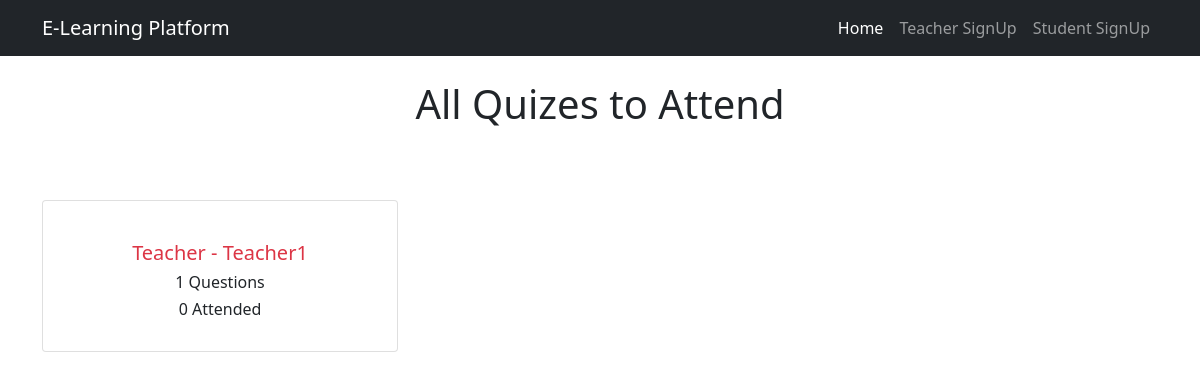
The page /quizes/allQuizes/ on the database its author committed.
### App_Quiz/models.py (models this page shows)
class PublishedQuiz(models.Model):
    quiz=models.ForeignKey(Quiz,on_delete=models.CASCADE,related_name='quiz_published')
    total_attendees=models.ManyToManyField(Student,blank=True)
    quiz_marks=models.IntegerField(blank=True,null=True)
    published=models.BooleanField(default=False)
    class Meta:
        db_table='Published_Quizes'
        verbose_name_plural='Published_Quizes'

class Quiz(models.Model):
    creator=models.ForeignKey(Teacher,on_delete=models.CASCADE,related_name='quiz_creator')
    participiants=models.ManyToManyField(Student,blank=True)
    quiz=models.ManyToManyField(Question)
    created=models.BooleanField(default=False)
    created_at_date=models.DateTimeField(auto_now_add=True)
    class Meta:
        db_table='Quiz'
        verbose_name_plural='Quiz'

### App_Login/models.py (models this page shows, shortened)
class Teacher(models.Model):
    user=models.OneToOneField(User,on_delete=models.CASCADE,related_name='teacher')
    instituion=models.CharField(max_length=264,blank=True)
    date_joined=models.DateTimeField(auto_now_add=True)
    class Meta:
        verbose_name_plural='Teacher'
        db_table = 'Teacher'
    def __str__(self):
        return self.user.username

class User(AbstractBaseUser,PermissionsMixin):
    email=models.EmailField(unique=True,null=False)
    username=models.CharField(max_length=264)
    full_name=models.CharField(max_length=264,blank=True)
    address_1=models.TextField(max_length=264,blank=True)
    phone=models.CharField(max_length=20,blank=True)
    is_student=models.BooleanField(default=False)
    is_teacher=models.BooleanField(default=False)
    is_staff=models.BooleanField(
        gettext_lazy('staff_status'),default=False,help_text='Determines Whether They Can Log in this Site or not'
    )
    is_active=models.BooleanField(
        gettext_lazy('active'),default=True,help_text='Determines Whether their Account Status is Active or not'
    )
    USERNAME_FIELD='email'
    REQUIRED_FIELDS=['username']
    objects=MyuserManager()
    class Meta:
        verbose_name_plural='User'
        db_table = 'User'

### App_Quiz/views.py (the view)
# urls.py: path('allQuizes/',views.AllQuizes.as_view(),name='allQuizes'),
class AllQuizes(ListView,LoginRequiredMixin):
    template_name='App_Quiz/AllQuizes.html'
    model=PublishedQuiz
    context_object_name='quiz'

### templates/App_Quiz/AllQuizes.html (shortened to what this page needs)
{% extends "Base.html" %}
{% block body_block %}
<h1 class="text-center mt-4">All Quizes to Attend</h1>
<div class="row row-cols-1 row-cols-md-3 g-4 my-5">
    {% for quiz in quiz %}
    <div class="col">
        <a href="" class="link-dark text-decoration-none" title="Home">
            <div class="card p-3">
                <div class="card-body">
                    <h5 class="text-center text-danger"> Teacher - {{quiz.quiz.creator}}</h5>
                    <h6 class="card-text text-center"> {{quiz.quiz.quiz.count}} Questions </h6>
                    <h6 class="card-text text-center"> {{quiz.total_attendees.count}} Attended </h6>
                </div>
            </div>
        </a>
    </div>
    {% endfor %}
</div>
{% endblock body_block %}

### rows shown on the page
PublishedQuiz: quiz.creator "Teacher1", quiz.quiz.count "1", total_attendees.count "0"
